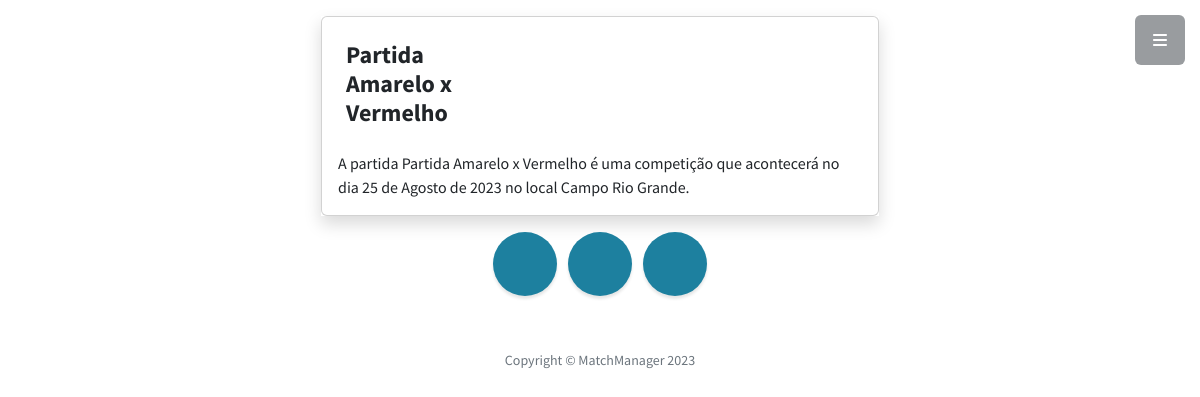
/partidas/4/ (signed in), run on the app's committed database.
### Partida/models.py (models this page shows)
class Partida(models.Model):
    nome = models.CharField(verbose_name='Nome da Partida', max_length= 100, null= True)
    data = models.DateField(verbose_name= 'Data', null=True, blank=True)
    horario = models.TimeField(verbose_name= 'Horario', null=True, blank=True )
    local = models.CharField(verbose_name= 'Local', max_length=30)
    resultado = models.CharField(verbose_name= 'Resultado', max_length=25,null= True)
    placar = models.IntegerField(verbose_name= 'Placar')
    Campeonato = models.ForeignKey('Campeonato.Campeonato', on_delete= models.CASCADE)
    Equipe1 = models.ForeignKey('Equipe.Equipe', on_delete= models.CASCADE, related_name="PrimeiraEquipe")
    Equipe2 = models.ForeignKey('Equipe.Equipe', on_delete= models.CASCADE, related_name="SegundaEquipe")

### Partida/views.py (the view)
# urls.py: path('<int:partida_id>/', views.detail, name='detail'),
def detail(request, partida_id):
    Partidas = Partida.objects.get(pk=partida_id)
    context = {
        "partidas": Partidas
    }
    return render(request, 'partidas/detail.html', context)

### Templates/partidas/detail.html
{% extends '_base.html' %}
{% block content %}
<div class="mx-auto">
    <div class="col-lg-6 shadow mt-3 mx-auto">
        <div class="card">
            <div class="card-body">
                <div class="card-title">
                    <div class="d-flex flex-row">
                        <h4 class="p-2 col-lg-4">{{ partidas.nome }}</h4>
                    </div>
                </div>
                A partida {{ partidas.nome }} é uma competição que acontecerá no dia {{ partidas.data }} no local {{ partidas.local }}.
            </div>
        </div>
    </div>
</div>
{% endblock %}

### data on the page
Partida: nome "Partida Amarelo x Vermelho", data "25 de Agosto de 2023", local "Campo Rio Grande"
